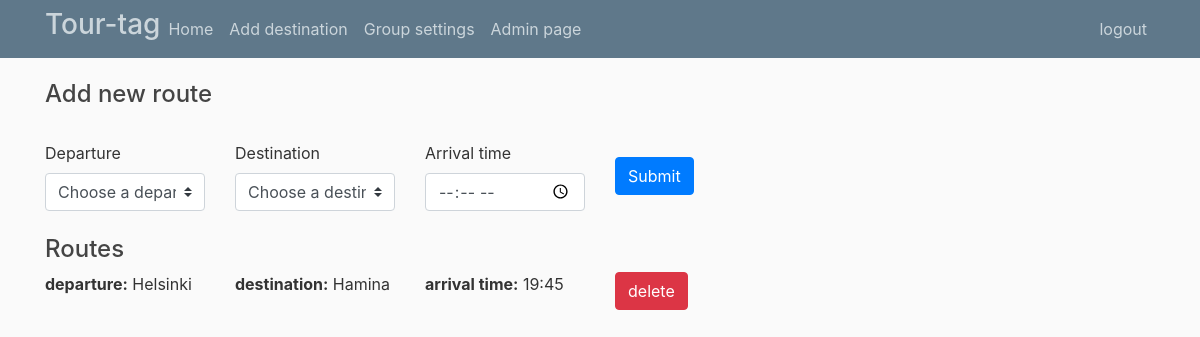
/addDestination/ (signed in), run on the app's committed database.
### users/models.py (models this page shows)
class Routes(models.Model):
    departure = models.CharField(max_length=100)
    destination = models.CharField(max_length=100)
    arrivetime = models.CharField(max_length=100, blank=True, null=True)

### users/views.py (the view, shortened to what this page needs)
# urls.py: path('addDestination/', views.addDestination, name='addDestination'),
def addDestination(request):
    routes = Routes.objects.all()
    print('in add destination')
    subjects = Cities.objects.all()
    return render(request, 'addDestination.html',{'subjects': subjects, 'routes': routes})

### users/templates/addDestination.html (shortened to what this page needs)
{% extends "base.html" %}
{% block content %}
    <h4> Add new route </h4>
    <br>
   <form action="" method="post" class="row row-cols-lg-auto g-3 align-items-center">
         <div class="col">
            <label for="inputStatus">Departure</label>
            <select id="question-subject" name='city_id' class="form-control custom-select">
                <option selected disabled>Choose a departure</option>
            </select>
        </div>
        <div class="col">
            <label for="inputStatus">Destination</label>
            <select id="question-topic" class="form-control custom-select" name="city_id2">
                <option selected disabled>Choose a destination</option>
            </select>
         </div>
    <div class="col">
        <label for="inputMDEx1">Arrival time</label>
        <input type="time" name='date' id="inputMDEx1" class="form-control">
    </div>
    <div class="col">
         <input type="submit" name="submit" class="btn btn-primary">
    </div>
</form>
    <br>
    <h4> Routes </h4>
    {% for route in routes %}
         <form method="POST" class="row">
                <div class="col">
                    <b>departure:</b> {{route.departure}}
                </div>
                <div class="col">
                    <b>destination:</b> {{route.destination}}
                </div>
                <div class="col">
                    <b>arrival time:</b> {{route.arrivetime}}
                </div>
                <div class="col">
                     <button type="Submit" name="delete_items"  class="btn btn-danger" value="{{ route.pk }}">delete</button>
                </div>
                <br><br>
        </form>
    {% endfor %}
{% endblock content %}

### users/static/users/main.css (style rules this page uses)
body { background: #fafafa; color: #333333; margin-top: 5rem; }
h1, h2, h3, h4, h5, h6 { color: #444444; }

### data on the page
Routes: departure "Helsinki", destination "Hamina", arrivetime "19:45", {{ route.pk }} 19 (drawn)
